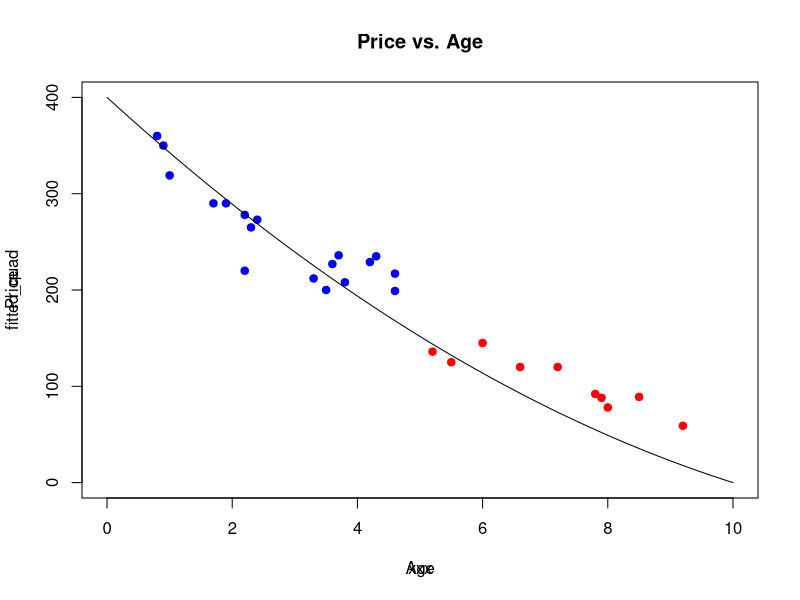
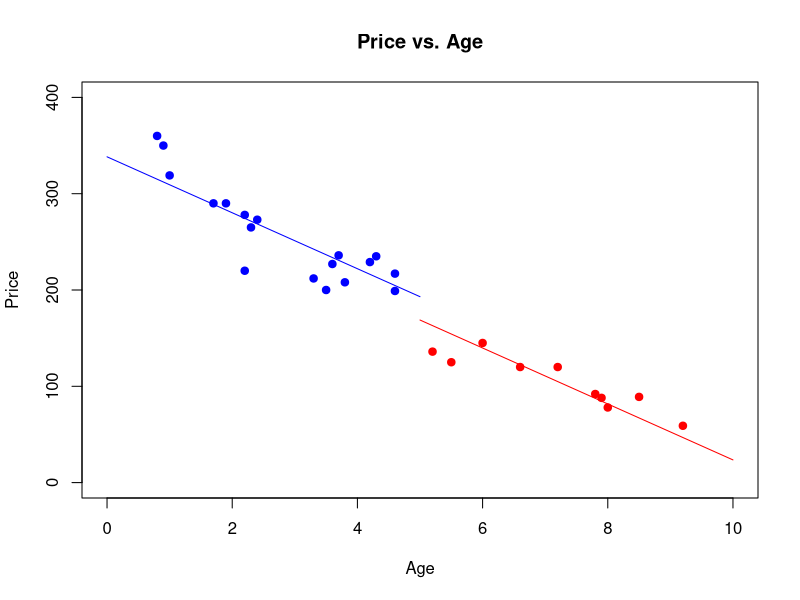
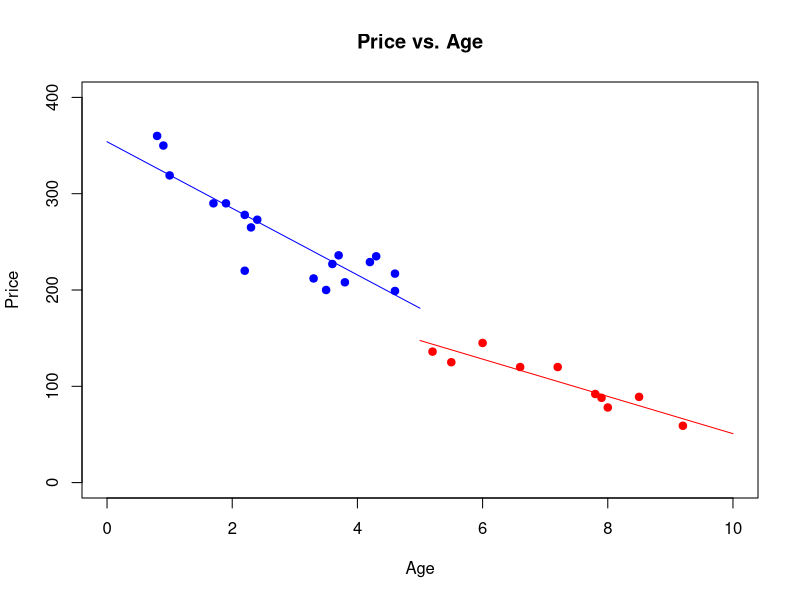
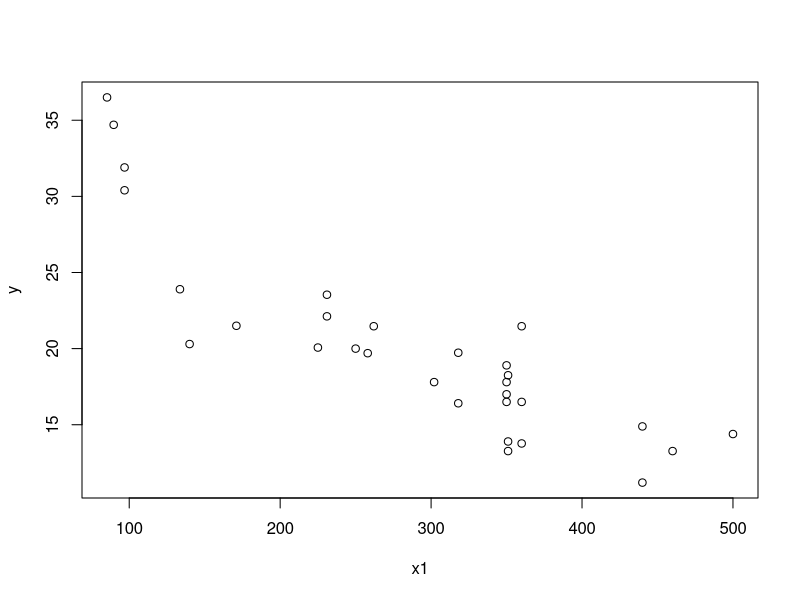
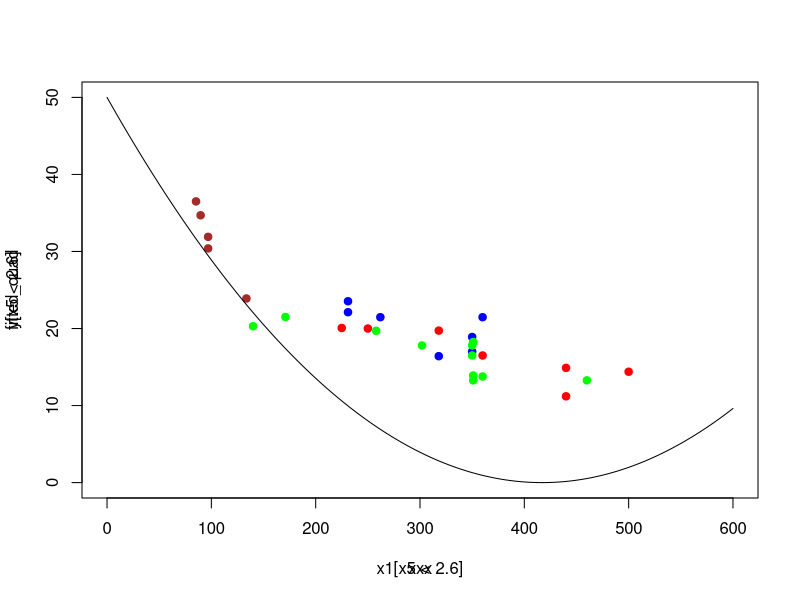
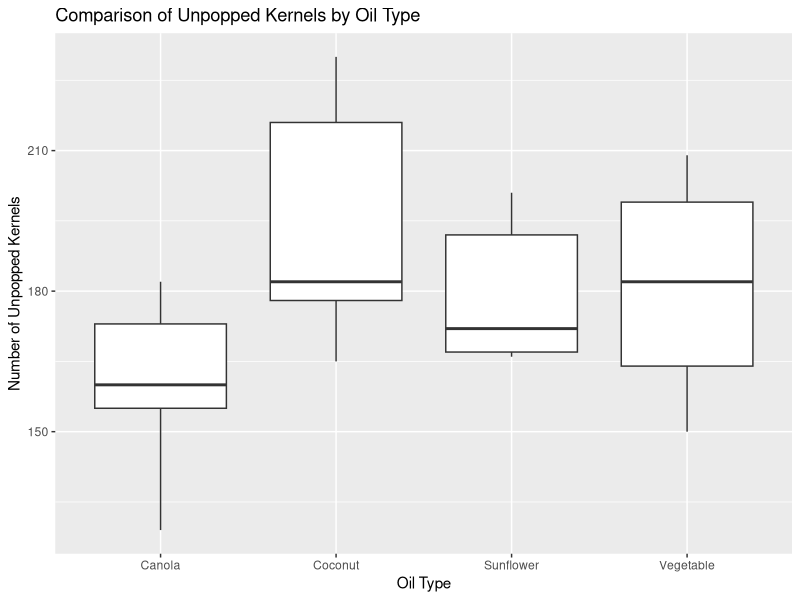

Here is the R script that generated these plots, in order:
library(ggplot2)

data = read.csv("mercedes_car_prices.csv")
data = data[order(data$age),]
data$Car_Type <- ifelse(data$age <= 5, 0, 1)


y = data$price
x = data$age
x2 = data$Car_Type


#Q1.1 
fitted_model_2 = lm(y~x + I(x^2))

plot(x[x2 == 0], y[x2 == 0], 
     xlab = "Age",
     ylab = "Price",
     main = "Price vs. Age",
     col = "blue",
     xlim = c(0,10),
     ylim = c(0,400),
     pch = 19)

# Create a scatter plot for old cars
points(x[x2 == 1], y[x2 == 1], 
       col = "red",
       pch = 19)

xxx = seq(0,10, by=0.01)
xx = data.frame(x = xxx)
fitted_quad = predict(fitted_model_2, xx)
par(new=TRUE)
plot(xxx, fitted_quad, axes= FALSE, type= "l", lwd = 1, col= "black")
# The fit is good 
# but the model has not taken into consideration the price difference between new and old models of the car.


#Q1.2 
fitted_model2 = lm(y ~ x + I(x^2) + x2)

plot(x[x2 == 0], y[x2 == 0], 
     xlab = "Age",
     ylab = "Price",
     main = "Price vs. Age",
     col = "blue",
     xlim = c(0,10),
     ylim = c(0,400),
     pch = 19)

# Create a scatter plot for old cars
points(x[x2 == 1], y[x2 == 1], 
       col = "red",
       pch = 19)
summary(fitted_model2) #y = 338.318 - 29.053*x - 24.224(x2)

xxx <- seq(0, 5, by = 0.01)
lines(xxx, 338.318 - 29.053 * xxx, col = "blue") 
xxx <- seq(5, 10, by = 0.01)
lines(xxx, 338.318 - 29.053 * xxx -24.224, col = "red")



#Q1.3 
anova(lm(y~x + I(x^2) ), fitted_model2)
# The p-value is 0.02978 which is small, hence reject H0 and conclude that x2 is significant.


#Q1.4
fitted_model3 = lm(y ~ x + x2 + x*x2)
plot(x[x2 == 0], y[x2 == 0], 
     xlab = "Age",
     ylab = "Price",
     main = "Price vs. Age",
     col = "blue",
     xlim = c(0,10),
     ylim = c(0,400),
     pch = 19)

# Create a scatter plot for old cars
points(x[x2 == 1], y[x2 == 1], 
       col = "red",
       pch = 19)
summary(fitted_model3) # y = 353.977 -34.580 -109.644(x2) + 15.229x*x2

xxx <- seq(0, 5, by = 0.01)
lines(xxx, 353.977 -34.580 * xxx, col = "blue") 
xxx <- seq(5, 10, by = 0.01)
lines(xxx, 353.977 -34.580 * xxx -109.644 + 15.229*xxx, col = "red")


#Q1.5 
anova(lm(y ~ x + x2 ), fitted_model3)
# Interaction is significant


#2.1 
data2 = read.csv("data-table-B3.csv")
newdata = na.omit(data2)
y = newdata$mileage
x1 = newdata$displacement
x2 = newdata$horsepower
x3 = newdata$torqne
x4 = newdata$compression_ratio
x5 = newdata$real_axel_ratio
x6 = newdata$length
x7 = newdata$width
x8 = newdata$weight
x9 = newdata$transmission
x10 = newdata$carburetor
x11 = newdata$n_speeds

plot(x1, y)

plot(x1[x5 < 2.6], y[x5  < 2.6], 
     col = "blue",
     xlim = c(0,600),
     ylim = c(0,50),
     pch = 19)

points(x1[2.6 <= x5 & x5 < 3], y[2.6 <= x5  & x5 < 3], 
       col = "red",
       pch = 19)

points(x1[3 <= x5 & x5 < 3.5], y[3 <= x5  & x5 < 3.5], 
       col = "green",
       pch = 19)

points(x1[x5 >= 3.5], y[x5 >= 3.5], 
       col = "brown",
       pch = 19)

#2.2 
fitted_model_dat2 = lm(y~x1 + I(x1^2))
xxx = seq(0,700, by=0.01)
xx = data.frame(x1 = xxx)
fitted_quad = predict(fitted_model_dat2, xx)
par(new=TRUE)
plot(xxx, fitted_quad, axes= FALSE, type= "l", lwd = 1, col= "black")



#Q3 
popcorn_data = read.csv("popcorn.csv")
ggplot(popcorn_data, aes(x = Oil, y = Unpopped)) +
  geom_boxplot() +
  labs(x = "Oil Type", y = "Number of Unpopped Kernels") +
  ggtitle("Comparison of Unpopped Kernels by Oil Type")
